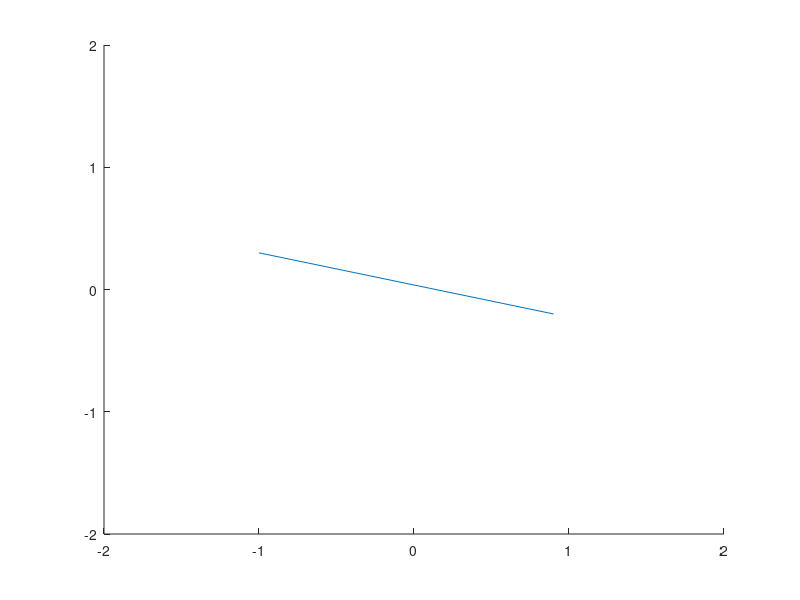

Write the MATLAB code that produced this figure. (Note: this script raises an error after producing the figure.)

A = [ -1; 0.3; 0];
B = [ .9; -0.2; 0];

%draw my lines in 2d:

figure
hold on
plot([A(1) B(1)],[A(2) B(2)])
axis([-2 2 -2 2 ])

aa = linspace(-2, 2);
bb = linspace(-2, 2);
[X,Y] = meshgrid(aa,bb);

for i = 1:100
    for j = 1:100        
        P = [aa(i); bb(j); 0];
        D(j,i) = distptoline(A,B,P);
    end
end
contour(X,Y,D)

%%unittesting distptoline
% A = [0 0 0];
% B = [0 1 0];
% P = [1 1 0];
% R = 1;
% r = distptoline(A,B,P);
% if ~isequal(R,r)
%     error('failed unit test!')
% end
%
% A = [-1 0 0];
% B = [1 0 0];
% P = [1 1 0];
% R = 1;
% r = distptoline(A,B,P);
% if ~isequal(R,r)
%     error('failed unit test!')
% end
%
% A = [0 3 10];
% B = [3 0 10];
% P = [1 1 10];
% R = 3*sqrt(2)/2-sqrt(2);
% r = distptoline(A,B,P);
% if ~isequal(R,r)
%     error('failed unit test!')
% end
%%% the last test failed but with a 1.1102e-16 difference!
